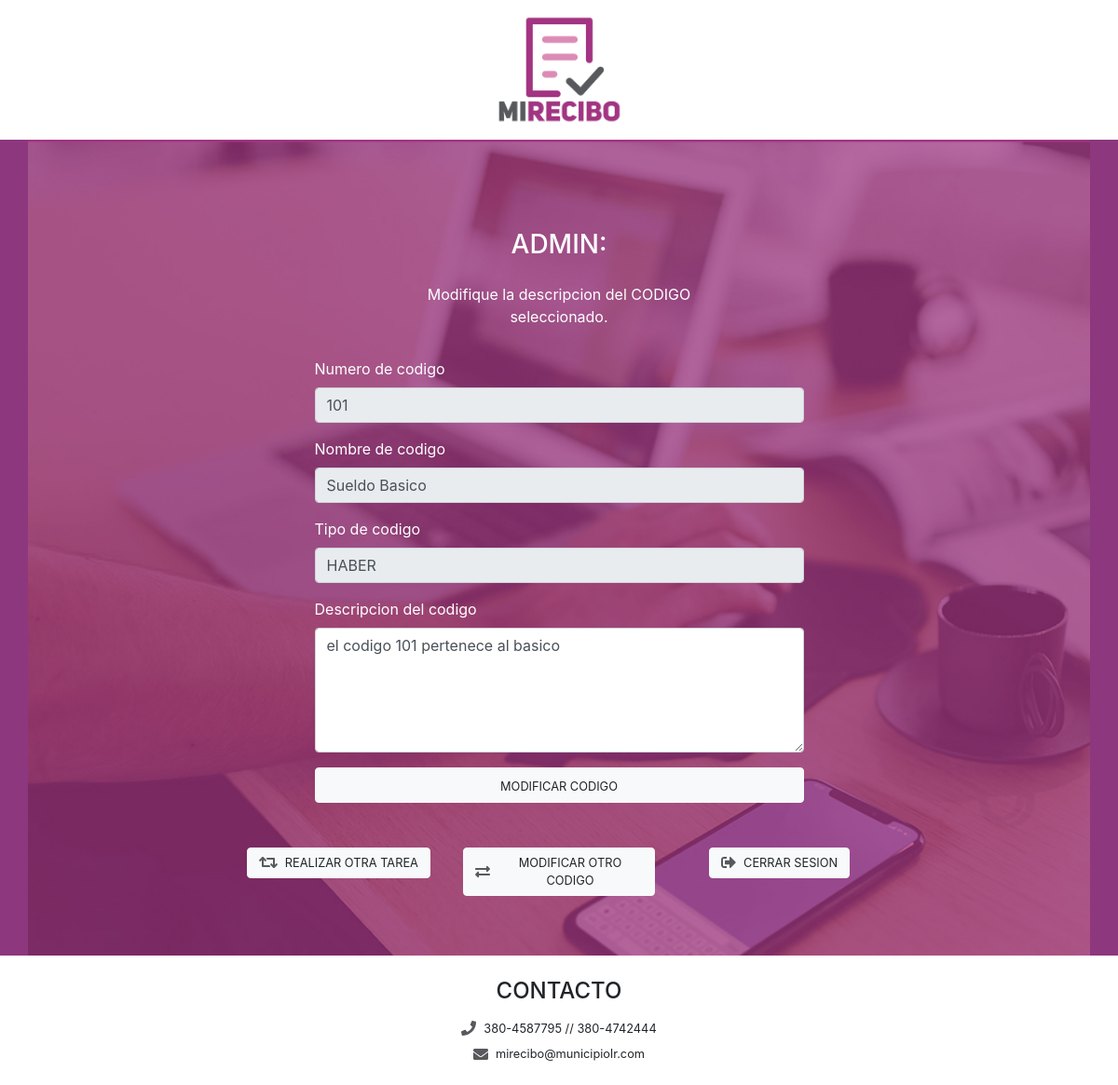
The page /usuario/admin/modificar.php?id=101 on the database its author committed.
### tables this page shows
CREATE TABLE `codigos` (
  `cod` int(6) NOT NULL,
  `nombre` varchar(255) NOT NULL,
  `tipo` set('HABER','DESCUENTO','SALARIO') NOT NULL,
  `desc_codigo` varchar(500) NOT NULL
);

### clases/dbacciones.php (called while the page is built, shortened)
<?php
class Dbacciones
{
	public $ObjConec;
	public function __construct()
	{
		$this->ObjConec = new Conectar();
	}
	public function Vercodigoparticular($codigo){
		try {
			$preparamos = $this->ObjConec->prepare(" SELECT * FROM codigos WHERE cod=:idcod ");
			$preparamos->bindParam(':idcod', $codigo);
			$preparamos->execute();
			$resultado = $preparamos->fetchall();
			return $resultado;
		} catch (Exception $e) {
		}
	}
}
 ?>

### usuario/admin/modificar.php (the view, shortened to what this page needs)
<?php
	require '../../clases/dbacciones.php';
	$idcod = $_GET['id'];
	$objAccion = new Dbacciones();
	$resultado = $objAccion->Vercodigoparticular($idcod);
 ?>
 <!DOCTYPE html>
<html>
<head>
	<link rel="stylesheet" type="text/css" href="../../css/bootstrap.css">
</head>
<body>
	<div class="container-fluid" style="background-color: #8d377f;">
		<div class="row bg-white p-3" style="height: 150px;">
				<a href="#" class="mx-auto h-100"><img src="../../imagenes/logoWeb.png" class="img-fluid h-100" ></a>
		</div>
			<div class="container pb-5 pt-5" style="background-image: url(../../imagenes/bgadmin.jpg); background-size: cover;">
				<h3 class="text-white text-center mt-5 mb-4 text-capitalize">ADMIN: <?php echo $_SESSION['nombre']." ".$_SESSION['apell']; ?></h3>
				<div class="col-10 col-md-6 col-lg-4 mx-auto pb-3">
					<p class="text-white text-center">Modifique la descripcion del CODIGO seleccionado.</p>
				</div>
				<form class="col-12 col-md-8 col-lg-6 mx-auto needs-validation" action="../../crud/modifica_exe.php" method="post" >
					<div class="form-group">
						<label class="text-left text-white">Numero de codigo </label>
						<input type="text" class="form-control" value="<?php echo $resultado[0]['cod']; ?>" name="codinew" readonly="readonly">
					</div>
					<div class="form-group">
						<label class="text-left text-white">Nombre de codigo </label>
						<input type="text" class="form-control" value="<?php echo $resultado[0]['nombre']; ?>" name="nombnew" readonly="readonly">
					</div>
					<div class="form-group">
						<label class="text-left text-white">Tipo de codigo</label>
						<input type="text" class="form-control" value="<?php echo $resultado[0]['tipo']; ?>" name="nombnew" readonly="readonly">
					</div>
					<div class="form-group">
						<label class="text-left text-white">Descripcion del codigo</label>
						<textarea class="form-control" id="" rows="5" name="descnew" ><?php echo $resultado[0]['desc_codigo']; ?></textarea>
					</div>
					<button type="submit" class="btn btn-light btn-block mb-5 mx-auto">
						<small>MODIFICAR CODIGO</small>
					</button>
				</form>
				<div class="row mt-5 col-12 col-xl-8 mx-auto">
					<form action="usuario/admin/admin.php" method="post" class="col-12 col-lg-4 float-left text-center mb-3">
						<button class=" d-flex justify-content-center align-items-center btn btn-light mx-auto">
							<i class="iconopeque fas fa-retweet"></i><small>REALIZAR OTRA TAREA</small>
						</button>
					</form>
					<form action="usuario/admin/modifica.php" method="post" class="col-12 col-lg-4 float-left text-center mb-3">
						<button class=" d-flex justify-content-center align-items-center btn btn-light mx-auto">
							<i class="iconopeque fas fa-exchange-alt"></i><small>MODIFICAR OTRO CODIGO</small>
						</button>
					</form>
					<form action="cerrarsesion.php" method="post" class="col-12 col-lg-4 float-right text-center ">
						<button class=" d-flex justify-content-center align-items-center btn btn-light mx-auto">
							<i class="iconopeque fas fa-sign-out-alt"></i><small>CERRAR SESION</small>
						</button>
					</form>
				</div>
			</div>
		<footer class="row bg-white text-center p-4">
			<h4 class="mx-auto col-12 mb-3">CONTACTO</h4>
			<div class="d-flex justify-content-center align-items-center col-12 mx-auto">
				<i class="iconopeque fas fa-phone"></i><small> 380-4587795 // 380-4742444</small>
			</div>
			<div class="d-flex justify-content-center align-items-center col-12 mx-auto mt-2">
				<i class="iconopeque fas fa-envelope"></i><small> mirecibo@municipiolr.com</small>
			</div>
		</footer>
	</div>
</body>
</html>

### usuario/admin/modificar.php (style rules this page uses)
.iconopeque { color: #58595D; font-size: 1rem; margin-right: 0.5rem; }

### rows shown on the page
codigos: codinew "101", nombnew "Sueldo Basico", nombnew "HABER", descnew "el codigo 101 pertenece al basico"
